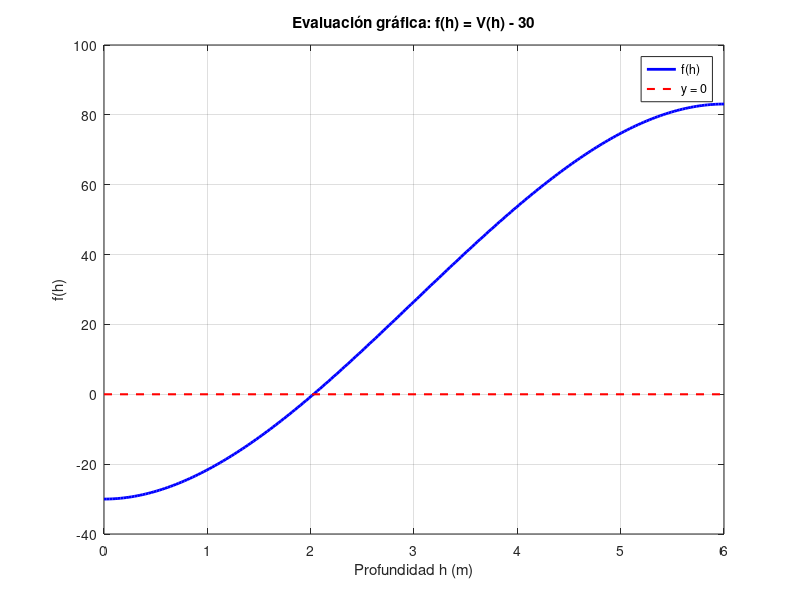

Reproduce this figure in MATLAB. (Note: this script raises an error after producing the figure.)
% 01-tanque-esferico.m - Ejercicio 1 de la Guía 3: raíces de una ecuación.
%
% Problema: tanque esférico de radio R = 3 m que debe contener V = 30 m^3.
%   V = pi * h^2 * (3R - h)/3   con h = profundidad del agua en metros.
% Se busca la profundidad h que cumple V = 30, es decir la raíz de
%   f(h) = pi * h^2 * (3R - h)/3 - V = 0.
%
% Estructura de la consigna:
%   a) Evaluación gráfica de las raíces con fplot.
%   b) Separación de todas las raíces con el Método de Tanteo.
%   c) Aproximación con Intervalo Medio e Interpolación Lineal, E < 0.001.
%   d) Comparación de convergencia y tiempo de ejecución entre ambos métodos.
%
% Este script entrega los resultados crudos de cada método (raíz, f(raíz),
% iteraciones y tiempo). La comparación entre ellos y las conclusiones van en
% el informe, no acá.
%
% Los algoritmos viven en archivos aparte (tanteo.m, intervalo_medio.m,
% interpolacion_lineal.m).

clc;

% ----------------------------------------------------------------------
% Datos del problema
% ----------------------------------------------------------------------
R = 3;   % radio del tanque en metros
V = 30;  % volumen objetivo en metros cubicos

% f(h) = volumen que hay a profundidad h, menos el volumen buscado.
% Los operadores element-wise (.*, ./) son obligatorios: fplot evalúa vectores.
f = @(h) pi * (h.^2) .* ((3 * R - h) / 3) - V;

% Rango de búsqueda. h va de 0 (vacío) hasta 2R = 6 (lleno hasta el ecuador),
% que es el rango donde la fórmula describe un volumen de agua real. Más allá del
% ecuador el polinomio sigue dando valores, pero ya no son volúmenes posibles.
h_min = 0;
h_max = 2 * R;

fprintf('\n========================================================\n');
fprintf('  EJERCICIO 1 - TANQUE ESFÉRICO\n');
fprintf('  V = pi*h^2*(3R - h)/3   con   R = %.1f m,  V = %.1f m^3\n', R, V);
fprintf('========================================================\n');

% ----------------------------------------------------------------------
% a) Evaluación gráfica de las raíces con fplot
% ----------------------------------------------------------------------
figure('Name', 'Ejercicio 1 - Tanque esférico');
fplot(f, [h_min, h_max], 'b-', 'LineWidth', 2);
grid on;
hold on;

% Eje horizontal en y = 0: los cruces con esta recta son las raíces.
plot([h_min, h_max], [0, 0], 'r--', 'LineWidth', 1.5);

title('Evaluación gráfica: f(h) = V(h) - 30');
xlabel('Profundidad h (m)');
ylabel('f(h)');
legend({'f(h)', 'y = 0'}, 'Location', 'northeast');

fprintf('\n--- a) Evaluación gráfica ---\n');
fprintf('f(h) vale %.4f en h = %.1f y %.4f en h = %.1f.\n', ...
        f(h_min), h_min, f(h_max), h_max);

% ----------------------------------------------------------------------
% b) Separación de las raíces con el Método de Tanteo
% ----------------------------------------------------------------------
fprintf('\n--- b) Separación de raíces con Tanteo ---\n');
intervalos = tanteo(f, h_min, h_max);

if (isempty(intervalos))
  fprintf('\nNo se separó ninguna raíz: revise el incremento delta_x.\n');
  return;
endif

fprintf('\nSe separaron %d raíz/raíces.\n', rows(intervalos));

% ----------------------------------------------------------------------
% c) Aproximación con Intervalo Medio e Interpolación Lineal
% ----------------------------------------------------------------------
tol = input(sprintf('\nIngrese la cota de error a usar (la consigna pide 0.001): '));

for k = 1:rows(intervalos)
  a = intervalos(k, 1);
  b = intervalos(k, 2);

  fprintf('\n=========== Intervalo %d: [%.4f, %.4f] ===========\n', k, a, b);

  % --- Método de Intervalo Medio (bisección) ---
  tic;
  [raiz_im, iter_im] = intervalo_medio(f, a, b, tol);
  tiempo_im = toc;

  fprintf('\nMétodo de Intervalo Medio:\n');
  fprintf('  raíz = %.6f m | f(raíz) = %.3e | iteraciones = %d | tiempo = %.6f s\n', ...
          raiz_im, f(raiz_im), iter_im, tiempo_im);

  % --- Método de Interpolación Lineal ---
  tic;
  [raiz_il, iter_il, tabla_il] = interpolacion_lineal(f, a, b, tol);
  tiempo_il = toc;

  fprintf('\nMétodo de Interpolación Lineal:\n');
  fprintf('  %-6s %-12s %-12s %-12s\n', 'Iter', 'a', 'b', 'c');
  for i = 1:rows(tabla_il)
    fprintf('  %-6d %-12.6f %-12.6f %-12.6f\n', tabla_il(i, 1), tabla_il(i, 2), ...
            tabla_il(i, 3), tabla_il(i, 4));
  endfor
  fprintf('  raíz = %.6f m | f(raíz) = %.3e | iteraciones = %d | tiempo = %.6f s\n', ...
          raiz_il, f(raiz_il), iter_il, tiempo_il);

  % Se marcan ambas raíces sobre el gráfico del punto a.
  plot(raiz_im, f(raiz_im), 'go', 'MarkerSize', 8, 'LineWidth', 2);
  plot(raiz_il, f(raiz_il), 'ms', 'MarkerSize', 8, 'LineWidth', 2);
endfor

hold off;
